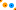
Frame 1 (no input)
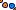
Frame 2 (the mouse pressed at the canvas centre, redrawn once)

The Processing sketch that drew these frames (run headless with seeded random() and noise(); the mouse was pressed at the canvas centre and the sketch redrawn once):

// Processing sketch: Test_no_Scale
// ── Test_no_Scale.pde
int w = 16, h = 10;

void settings() { size(w, h); } 

void setup() { noStroke(); background(255, 255, 255); noLoop(); }

void draw()
{
  fill(255, 155, 0);
  ellipse(0, 0, 5, 5);
  ellipse(w, h, 5, 5);
  ellipse(w / 2 - 3, h / 2, 5, 5);
  fill(0, 155, 255);
  ellipse(w / 2 + 3 + 0.5, h / 2 + 0.5, 5, 5);

  stroke(100, 0, 0);
  point(0, 0);
  point(w / 2 - 3, h / 2);
  point(w - 1, h - 1);
  stroke(0, 0, 100);
  point(w / 2 + 3, h / 2);
}  
